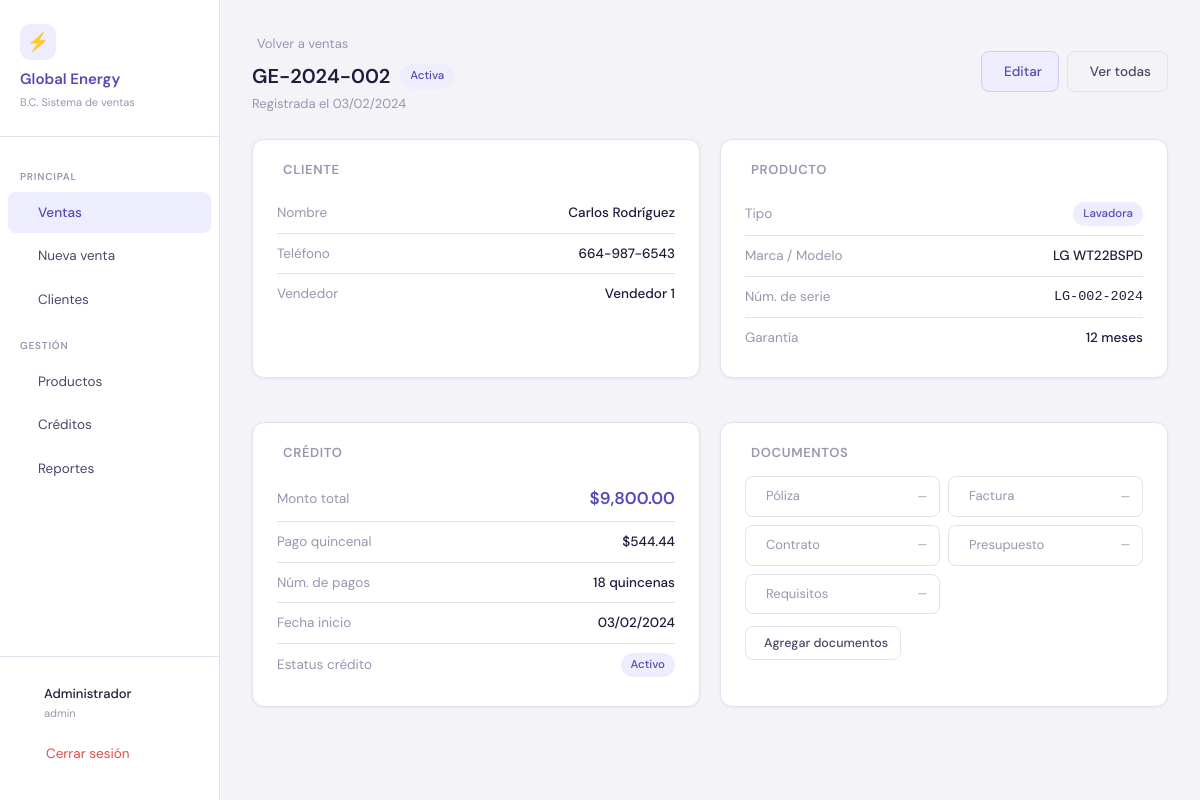
/detalle_venta.php?id=2 (signed in), run on the app's committed database.
### tables this page shows
CREATE TABLE IF NOT EXISTS ventas (
    id INT AUTO_INCREMENT PRIMARY KEY,
    num_venta VARCHAR(30) UNIQUE NOT NULL,
    cliente_id INT NOT NULL,
    producto_id INT NOT NULL,
    usuario_id INT,
    fecha_venta DATE NOT NULL,
    estatus ENUM('activa','entregada','cancelada') DEFAULT 'activa',
    notas TEXT,
    created_at TIMESTAMP DEFAULT CURRENT_TIMESTAMP,
    FOREIGN KEY (cliente_id) REFERENCES clientes(id) ON DELETE RESTRICT,
    FOREIGN KEY (producto_id) REFERENCES productos(id) ON DELETE RESTRICT,
    FOREIGN KEY (usuario_id) REFERENCES usuarios(id) ON DELETE SET NULL
);

CREATE TABLE IF NOT EXISTS clientes (
    id INT AUTO_INCREMENT PRIMARY KEY,
    nombre VARCHAR(100) NOT NULL,
    telefono VARCHAR(20),
    email VARCHAR(100),
    direccion TEXT,
    created_at TIMESTAMP DEFAULT CURRENT_TIMESTAMP
);

CREATE TABLE IF NOT EXISTS usuarios (
    id INT AUTO_INCREMENT PRIMARY KEY,
    nombre VARCHAR(100) NOT NULL,
    email VARCHAR(100) UNIQUE NOT NULL,
    password VARCHAR(255) NOT NULL,
    rol ENUM('admin','vendedor','gerente') DEFAULT 'vendedor',
    created_at TIMESTAMP DEFAULT CURRENT_TIMESTAMP
);

CREATE TABLE IF NOT EXISTS productos (
    id INT AUTO_INCREMENT PRIMARY KEY,
    marca VARCHAR(50),
    modelo VARCHAR(80),
    tipo ENUM('refrigerador','lavadora','aire_acondicionado') NOT NULL,
    capacidad VARCHAR(40),
    precio DECIMAL(10,2) NOT NULL DEFAULT 0,
    color VARCHAR(40),
    num_serie VARCHAR(80),
    garantia_meses INT DEFAULT 12,
    proveedor VARCHAR(100),
    stock INT DEFAULT 0,
    created_at TIMESTAMP DEFAULT CURRENT_TIMESTAMP
);

CREATE TABLE IF NOT EXISTS creditos (
    id INT AUTO_INCREMENT PRIMARY KEY,
    venta_id INT NOT NULL UNIQUE,
    num_pagos INT NOT NULL DEFAULT 1,
    monto_total DECIMAL(10,2) NOT NULL,
    monto_pago_quincenal DECIMAL(10,2),
    fecha_inicio DATE,
    estatus ENUM('activo','pagado','vencido') DEFAULT 'activo',
    FOREIGN KEY (venta_id) REFERENCES ventas(id) ON DELETE CASCADE
);

### detalle_venta.php (the view, shortened to what this page needs)
<?php
require 'includes/conexion.php';
$id = (int)($_GET['id'] ?? 0);
$stmt = $pdo->prepare("
    SELECT v.*, c.nombre AS cliente, c.telefono,
           p.marca, p.modelo, p.tipo, p.num_serie, p.garantia_meses, p.precio AS precio_producto,
           cr.num_pagos, cr.monto_total, cr.monto_pago_quincenal, cr.fecha_inicio, cr.estatus AS estatus_credito,
           u.nombre AS vendedor
    FROM ventas v
    JOIN clientes c  ON c.id = v.cliente_id
    JOIN productos p ON p.id = v.producto_id
    LEFT JOIN creditos cr ON cr.venta_id = v.id
    LEFT JOIN usuarios u ON u.id = v.usuario_id
    WHERE v.id = ?
");
$stmt->execute([$id]);
$v = $stmt->fetch();
$docs = [];
$labelEstatus = [
    'activa'    => ['text'=>'Activa',    'class'=>'badge-purple'],
    'entregada' => ['text'=>'Entregada', 'class'=>'badge-green'],
    'cancelada' => ['text'=>'Cancelada', 'class'=>'badge-red'],
];
$labelProducto = [
    'refrigerador'       => 'Refrigerador',
    'lavadora'           => 'Lavadora',
    'aire_acondicionado' => 'Aire acondicionado',
];
$docsCfg = [
    'poliza'      => ['label'=>'Póliza',      'icon'=>'ti-shield-check'],
    'factura'     => ['label'=>'Factura',      'icon'=>'ti-receipt'],
    'contrato'    => ['label'=>'Contrato',     'icon'=>'ti-file-text'],
    'presupuesto' => ['label'=>'Presupuesto',  'icon'=>'ti-calculator'],
    'requisitos'  => ['label'=>'Requisitos',   'icon'=>'ti-checklist'],
];
require 'includes/header.php';
?>
<div class="topbar">
    <div>
        <a href="ventas.php" style="display:inline-flex;align-items:center;gap:5px;font-size:13px;color:var(--gray-muted);text-decoration:none;margin-bottom:6px">
            <i class="ti ti-arrow-left"></i> Volver a ventas
        </a>
        <div style="display:flex;align-items:center;gap:10px">
            <div class="page-title"><?= htmlspecialchars($v['num_venta']) ?></div>
            <?php $e = $labelEstatus[$v['estatus']] ?? ['text'=>$v['estatus'],'class'=>'badge-gray']; ?>
            <span class="badge <?= $e['class'] ?>"><?= $e['text'] ?></span>
        </div>
        <div class="page-subtitle">Registrada el <?= date('d/m/Y', strtotime($v['fecha_venta'])) ?></div>
    </div>
    <div style="display:flex;gap:8px">
        <a href="agregar_venta.php?editar=<?= $id ?>" class="btn btn-outline">
            <i class="ti ti-edit"></i> Editar
        </a>
        <a href="ventas.php" class="btn btn-ghost">
            <i class="ti ti-list"></i> Ver todas
        </a>
    </div>
</div>
<div style="display:grid;grid-template-columns:1fr 1fr;gap:20px">
    <div class="card detail-section">
        <h3><i class="ti ti-user"></i> Cliente</h3>
        <div class="detail-row">
            <span class="dk">Nombre</span>
            <span class="dv"><?= htmlspecialchars($v['cliente']) ?></span>
        </div>
        <div class="detail-row">
            <span class="dk">Teléfono</span>
            <span class="dv"><?= htmlspecialchars($v['telefono'] ?: '—') ?></span>
        </div>
        <div class="detail-row">
            <span class="dk">Vendedor</span>
            <span class="dv"><?= htmlspecialchars($v['vendedor'] ?: '—') ?></span>
        </div>
    </div>
    <div class="card detail-section">
        <h3><i class="ti ti-package"></i> Producto</h3>
        <div class="detail-row">
            <span class="dk">Tipo</span>
            <span class="dv">
                <span class="badge badge-purple"><?= $labelProducto[$v['tipo']] ?? $v['tipo'] ?></span>
            </span>
        </div>
        <div class="detail-row">
            <span class="dk">Marca / Modelo</span>
            <span class="dv"><?= htmlspecialchars($v['marca'] . ' ' . $v['modelo']) ?></span>
        </div>
        <div class="detail-row">
            <span class="dk">Núm. de serie</span>
            <span class="dv" style="font-family:monospace"><?= htmlspecialchars($v['num_serie'] ?: '—') ?></span>
        </div>
        <div class="detail-row">
            <span class="dk">Garantía</span>
            <span class="dv"><?= $v['garantia_meses'] ?> meses</span>
        </div>
    </div>
    <div class="card detail-section">
        <h3><i class="ti ti-credit-card"></i> Crédito</h3>
        <?php if ($v['monto_total']): ?>
            <div class="detail-row">
                <span class="dk">Monto total</span>
                <span class="dv" style="font-size:17px;color:var(--purple-main);font-weight:600">
                    $<?= number_format($v['monto_total'], 2) ?>
                </span>
            </div>
            <div class="detail-row">
                <span class="dk">Pago quincenal</span>
                <span class="dv">$<?= number_format($v['monto_pago_quincenal'], 2) ?></span>
            </div>
            <div class="detail-row">
                <span class="dk">Núm. de pagos</span>
                <span class="dv"><?= $v['num_pagos'] ?> quincenas</span>
            </div>
            <div class="detail-row">
                <span class="dk">Fecha inicio</span>
                <span class="dv"><?= $v['fecha_inicio'] ? date('d/m/Y', strtotime($v['fecha_inicio'])) : '—' ?></span>
            </div>
            <div class="detail-row">
                <span class="dk">Estatus crédito</span>
                <span class="dv">
                    <?php $ec = ['activo'=>'badge-purple','pagado'=>'badge-green','vencido'=>'badge-red'][$v['estatus_credito']] ?? 'badge-gray'; ?>
                    <span class="badge <?= $ec ?>"><?= ucfirst($v['estatus_credito'] ?? '—') ?></span>
                </span>
            </div>
        <?php else: ?>
            <p style="color:var(--gray-muted);font-size:13px">Sin información de crédito registrada.</p>
        <?php endif; ?>
    </div>
    <div class="card detail-section">
        <h3><i class="ti ti-files"></i> Documentos</h3>
        <div class="doc-grid">
            <?php foreach ($docsCfg as $tipo => $cfg): ?>
                <?php if (isset($docs[$tipo])): ?>
                    <a href="<?= htmlspecialchars($docs[$tipo]['ruta_archivo']) ?>" target="_blank"
                       class="doc-item has-doc" title="Ver <?= $cfg['label'] ?>">
                        <i class="ti <?= $cfg['icon'] ?> doc-icon"></i>
                        <?= $cfg['label'] ?>
                    </a>
                <?php else: ?>
                    <div class="doc-item" title="Sin <?= $cfg['label'] ?>">
                        <?= $cfg['label'] ?>
                        <span style="margin-left:auto;font-size:11px">—</span>
                    </div>
                <?php endif; ?>
            <?php endforeach; ?>
        </div>
        <a href="agregar_venta.php?editar=<?= $id ?>" class="btn btn-ghost btn-sm" style="margin-top:12px">
            <i class="ti ti-upload"></i> Agregar documentos
        </a>
    </div>
</div>
<?php require 'includes/footer.php'; ?>

### assets/css/style.css (style rules this page uses)
:root { --purple-main: #534AB7; --purple-light: #EEEDFE; --purple-mid: #7F77DD; --purple-dark: #3C3489; --gray-bg: #F4F3F8; --gray-card: #FFFFFF; --gray-border: #E2E1ED; --gray-input: #EDEDF5; --gray-muted: #9896B0; --text-dark: #1E1C3A; --text-body: #4A4868; --danger: #E24B4A; --success: #3B6D11; --success-bg: #EAF3DE; --warning: #854F0B; --warning-bg: #FAEEDA; --radius-sm: 8px; --radius-md: 12px; --radius-lg: 20px; --shadow-sm: 0 1px 3px rgba(83,74,183,.08); --shadow-md: 0 4px 16px rgba(83,74,183,.12); }
*, *::before, *::after { box-sizing: border-box; margin: 0; padding: 0; }
body { font-family: 'DM Sans', sans-serif; background: var(--gray-bg); color: var(--text-body); font-size: 14px; line-height: 1.6; min-height: 100vh; }
.topbar { display: flex; align-items: center; justify-content: space-between; margin-bottom: 24px; }
.page-title { font-size: 20px; font-weight: 600; color: var(--text-dark); }
.page-subtitle { font-size: 13px; color: var(--gray-muted); margin-top: 2px; }
.card { background: var(--gray-card); border: 1px solid var(--gray-border); border-radius: var(--radius-md); padding: 20px 24px; box-shadow: var(--shadow-sm); }
.btn { display: inline-flex; align-items: center; gap: 6px; padding: 9px 16px; border-radius: var(--radius-sm); font-family: inherit; font-size: 13.5px; font-weight: 500; cursor: pointer; text-decoration: none; border: 1px solid transparent; transition: all .15s; white-space: nowrap; }
.btn-outline { background: var(--purple-light); color: var(--purple-main); border-color: #D0CDEF; }
.btn-ghost { background: transparent; color: var(--text-body); border-color: var(--gray-border); }
.btn-sm { padding: 6px 12px; font-size: 12.5px; }
.badge { display: inline-flex; align-items: center; padding: 3px 10px; border-radius: 20px; font-size: 11.5px; font-weight: 500; }
.badge-purple { background: var(--purple-light); color: var(--purple-main); }
.detail-section { margin-bottom: 24px; }
.detail-section h3 { font-size: 13px; font-weight: 600; color: var(--gray-muted); text-transform: uppercase; letter-spacing: .05em; margin-bottom: 12px; display: flex; align-items: center; gap: 6px; }
.detail-row { display: flex; justify-content: space-between; align-items: center; padding: 9px 0; border-bottom: 1px solid var(--gray-border); font-size: 13.5px; }
.detail-row:last-child { border-bottom: none; }
.detail-row .dk { color: var(--gray-muted); }
.detail-row .dv { font-weight: 500; color: var(--text-dark); }
.doc-grid { display: grid; grid-template-columns: 1fr 1fr; gap: 8px; }
.doc-item { display: flex; align-items: center; gap: 8px; padding: 9px 12px; border: 1px solid var(--gray-border); border-radius: var(--radius-sm); font-size: 13px; color: var(--gray-muted); text-decoration: none; transition: all .15s; }

### data on the page
ventas: num_venta "GE-2024-002", estatus "Activa", fecha_venta "03/02/2024", cliente.nombre "Carlos Rodríguez", cliente.telefono "664-987-6543", usuario.nombre "Vendedor 1", producto.tipo "Lavadora", producto.modelo "LG WT22BSPD", producto.num_serie "LG-002-2024", producto.garantia_meses "12", creditos.monto_total "9,800.00", creditos.monto_pago_quincenal "544.44", creditos.num_pagos "18", creditos.fecha_inicio "03/02/2024", creditos.estatus "Activo"

### other printed values
usuarioActual()['nombre'] "Administrador"
usuarioActual()['rol'] "admin"
$cfg['label'] "Póliza"
$cfg['label'] "Factura"
$cfg['label'] "Contrato"
$cfg['label'] "Presupuesto"
$cfg['label'] "Requisitos"
